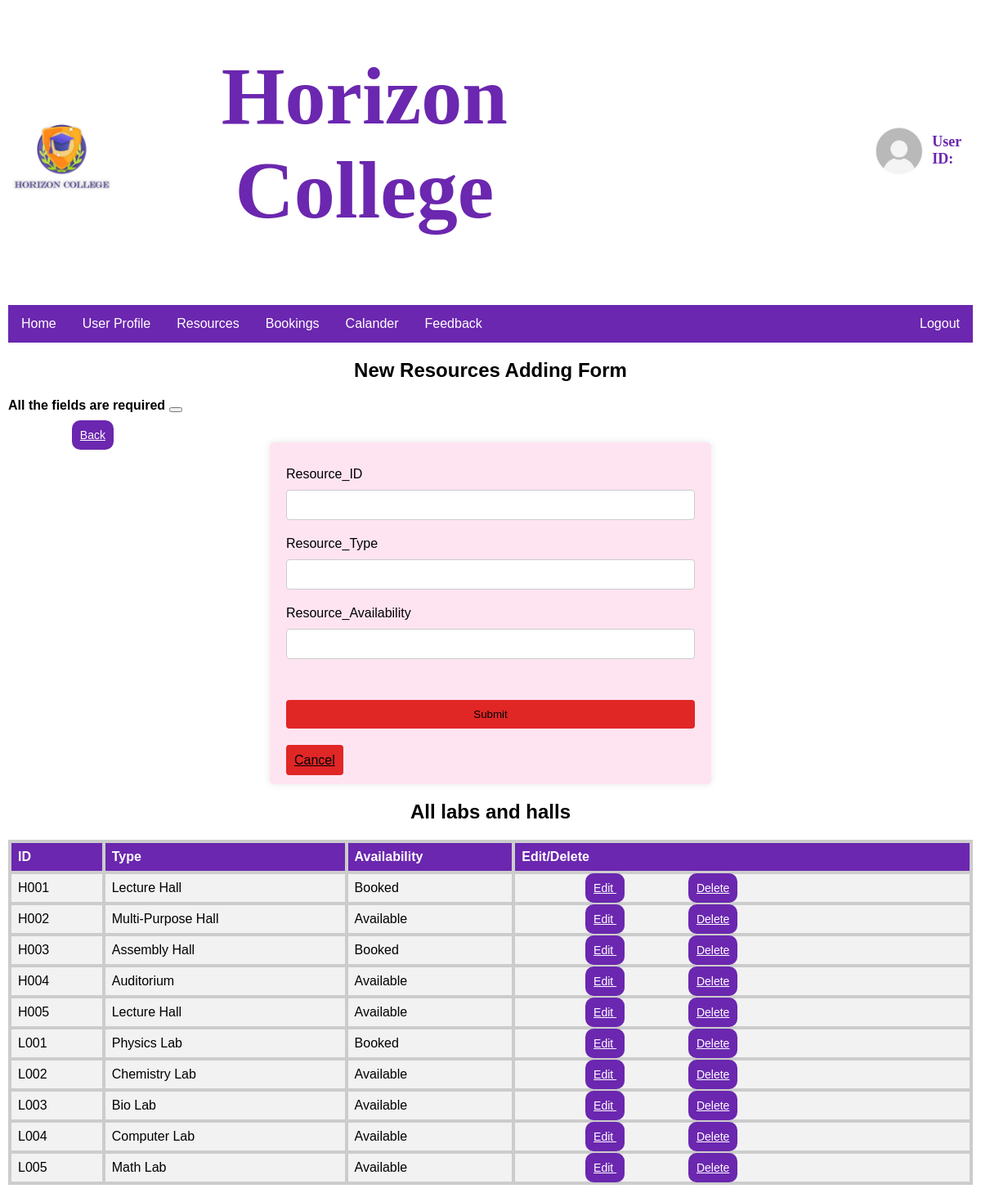
/php/newResourceAdding.php, run on the app's committed database.
### tables this page shows
CREATE TABLE Resources(
  Resource_ID CHAR(4) NOT NULL UNIQUE,
  Resource_Type VARCHAR(100) NOT NULL,
  Resource_Availability VARCHAR(100) NOT NULL,
  CONSTRAINT pk_Resources PRIMARY KEY (Resource_ID)
);

### php/newResourceAdding.php (the view, shortened to what this page needs)
<?php
$Resource_ID = "";
$Resource_Type = "";
$Resource_Availability = "";
$errorMessage = "";
do {
    if(empty($Resource_ID) || empty($Resource_Type) || empty($Resource_Availability)){
        $errorMessage = "All the fields are required";
        break;
    }
    $Resource_ID = "";
    $Resource_Type = "";
    $Resource_Availability = "";
    exit;
} while (false);
?>
<!DOCTYPE html>
<html lang="en">
<head>
    <link rel="stylesheet" text="styles/css" href="../css/LabStyle.css">
  <link rel="stylesheet" text="styles/css" href="../css/styles.css">
  <link rel="stylesheet" text="styles/css" href="../css/Labs2.css">
  <link rel="stylesheet" text="styles/css" href="../css//table.css">
</head>
<body>
<?php
	include 'admin-header.php';
	?>
    <div class = "container">
        <h2><center>New Resources Adding Form</center></h2>
        <?php
        if(!empty($errorMessage)){
            echo"
            <div role = 'alert'>
            <strong>$errorMessage</strong>
            <button type = 'button' aria-label='Close'></button>
            </div>
            ";
        }
        ?>
        <br>
<a class = 'btn-primary' href = 'admin-homepage.php'> Back </a>
        <form method = "post">
            <div class = "form-group">
                <label class = "form_label">Resource_ID</label>
                <div class = "col_6">
                    <input type = "text" class = "form_control" name="Resource_ID" value="<?php echo $Resource_ID; ?>">
                </div>
            </div>
            <div class = "form-group">
                <label class = "form_label">Resource_Type</label>
                <div class = "col_6">
                    <input type = "text" class = "form_control" name="Resource_Type" value="<?php echo $Resource_Type; ?>">
                </div>
            </div>
            <div class = "form-group">
                <label class = "form_label">Resource_Availability</label>
                <div class = "col_6">
                    <input type = "text" class = "form_control" name="Resource_Availability" value="<?php echo $Resource_Availability; ?>">
                </div>
            </div>
                <div class = "col_6">
                    <button type = "submit" class = "btn2" > Submit </button>
                </div>
                <div>
                     <a class = "btn2" href="admin-homepage.php" role ="button">Cancel</a>
                </div>
            </div>
<div>
    <H2><center>All labs and halls</center></H2>
    <table>
        <thead>
            <tr>
                <th>ID</th>
                <th>Type</th>
                <th>Availability</th>
                <th>Edit/Delete</th>
        </tr>
        </thead>
        <tbody>
            <?php
            include "config.php";
            $sql = "SELECT * FROM resources";
            $result = $conn->query($sql);
            while($row =$result->fetch_assoc()){
                echo"
                <tr>
                    <td>$row[Resource_ID]</td>
                    <td>$row[Resource_Type]</td>
                    <td>$row[Resource_Availability]</td>
                    <td>
            <a class = 'btn-primary' href = 'editResource.php?id=$row[Resource_ID]' role = button> Edit </a>
            <a class = 'btn-primary' href = 'deleteLab.php?id=$row[Resource_ID]'> Delete </a>
          </td>
                    </tr>
                ";
            }
            ?>
            </tbody>
        </table>
</body>
</html>

### css/LabStyle.css (style rules this page uses)
body { background-color:white; background-size:cover; padding: 10px; }

### css/styles.css (style rules this page uses)
body { background-color:white; background-size:cover; padding: 10px; }

### css/Labs2.css (style rules this page uses)
body { font-family: Arial, sans-serif; margin: 0; padding: 0; background-color: #ffffff; }
form { max-width: 500px; margin: 0 auto; background-color: #fee4f1; padding: 20px; border-radius: 5px; box-shadow: 0 0 10px rgba(0, 0, 0, 0.1); }
label { display: block; margin-bottom: 10px; margin-top: 10px; }
input[type="text"], input[type="date"] { width: 100%; padding: 10px; border: 1px solid #ccc; border-radius: 4px; box-sizing: border-box; }
.form-group { margin-bottom: 20px; }
.btn2 { width: 100%; padding: 10px; background-color: #e12626; color: rgb(0, 0, 0); border: none; border-radius: 4px; cursor: pointer; margin-bottom: 30px; margin-top: 30px; }

### css/table.css (style rules this page uses)
table { border-collapse: collapse; width: 100%; }
th, td { border: 4px solid #ccc; padding: 8px; }
th { background-color: #f2f2f2; color: #333; text-align: left; }
tbody { background-color: #f9f9f9; }
th { background-color: rgb(107, 39, 175); color: white; font-weight: bold; }
tbody { background-color: #f2f2f2; }
.btn-primary { font-size: 14px; color:white; padding: 10px; border-radius: 10px; margin-left: 10ch; border: none; background-color: rgb(107,39,175); transition: background-color 0.3s ease; }

### css/header-homepage-footer.css (style rules this page uses)
body { background-color:white; background-size:cover; padding: 10px; }

### data on the page
resources: Resource_ID "H001", Resource_Type "Lecture Hall", Resource_Availability "Booked"
resources: Resource_ID "H002", Resource_Type "Multi-Purpose Hall", Resource_Availability "Available"
resources: Resource_ID "H003", Resource_Type "Assembly Hall", Resource_Availability "Booked"
resources: Resource_ID "H004", Resource_Type "Auditorium", Resource_Availability "Available"
resources: Resource_ID "H005", Resource_Type "Lecture Hall", Resource_Availability "Available"
resources: Resource_ID "L001", Resource_Type "Physics Lab", Resource_Availability "Booked"
resources: Resource_ID "L002", Resource_Type "Chemistry Lab", Resource_Availability "Available"
resources: Resource_ID "L003", Resource_Type "Bio Lab", Resource_Availability "Available"
resources: Resource_ID "L004", Resource_Type "Computer Lab", Resource_Availability "Available"
resources: Resource_ID "L005", Resource_Type "Math Lab", Resource_Availability "Available"

### other printed values
$errorMessage "All the fields are required"
